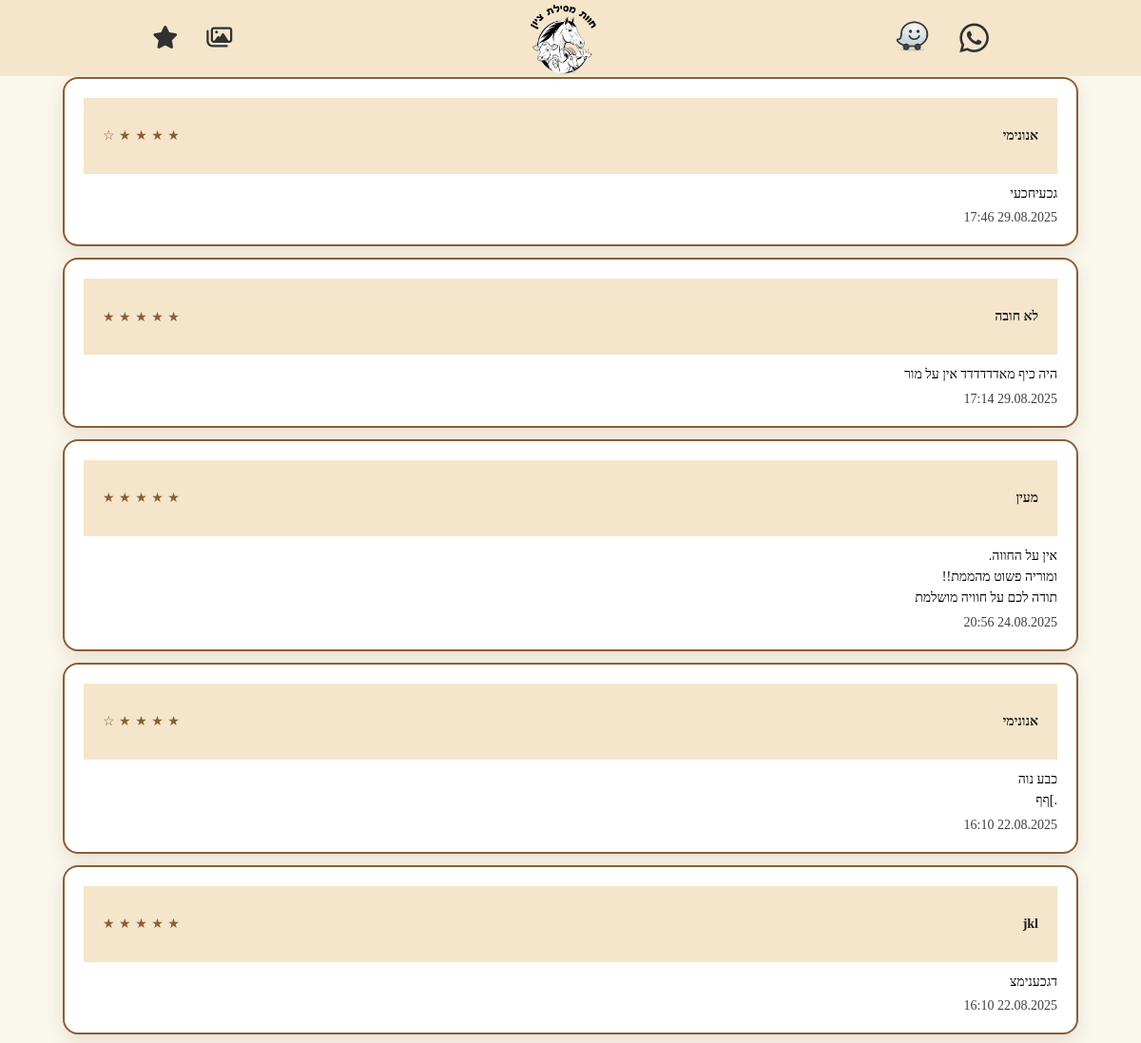
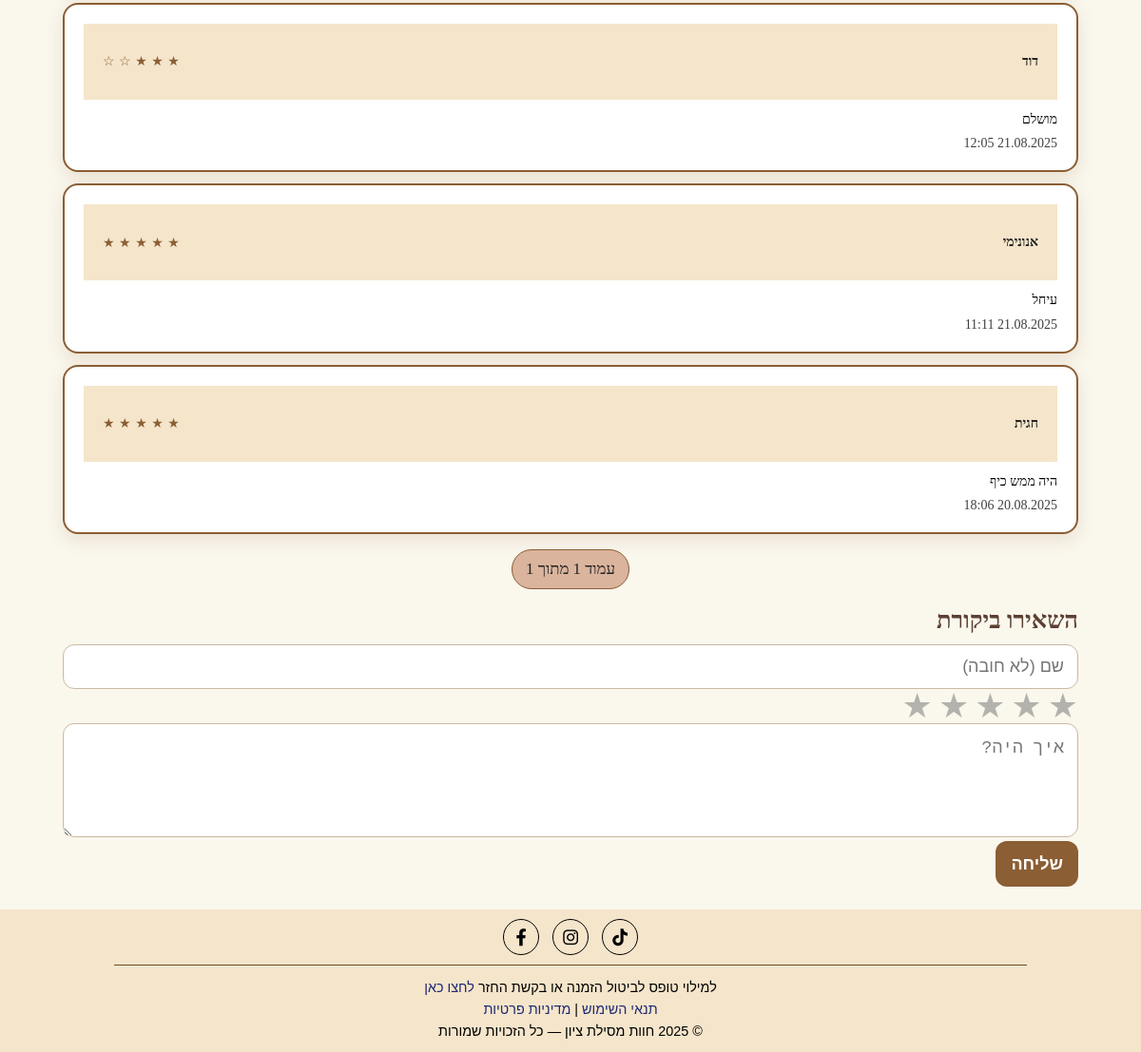
The app's page /reviews/ with its own data (2 pictures, top to bottom).
### homePage/models.py (models this page shows, shortened)
class SiteReview(models.Model):                               # מודל תגובה/דירוג לכל האתר
    name = models.CharField("שם", max_length=80, blank=True)
    rating = models.PositiveSmallIntegerField("דירוג", validators=[MinValueValidator(1), MaxValueValidator(5)])
    comment = models.TextField("תגובה", blank=True)
    created_at = models.DateTimeField("נוצר ב-", auto_now_add=True)      # נוצר ב־save הראשון
    updated_at = models.DateTimeField("עודכן ב-", auto_now=True)          # מתעדכן בכל save
    class Meta:
        ordering = ['-created_at']                            # תציגו מהחדש לישן
        indexes = [models.Index(fields=['created_at'])]
        verbose_name = "ביקורת"
        verbose_name_plural = "ביקורות"

### homePage/views.py (the view)
# urls.py: path('reviews/', views.site_reviews, name='site_reviews'),
@require_http_methods(["GET", "POST"])
def site_reviews(request):
    focus_rating_error = False  # <- דגל לגלילה
    if request.method == "POST":
        form = SiteReviewForm(request.POST)
        if form.is_valid():
            form.save()
            messages.success(request, "תודה! הביקורת נשמרה.")
            return redirect('site_reviews')
        else:
            if 'rating' in form.errors:
                focus_rating_error = True
            else:
                messages.error(request, "יש בעיה בפרטים. נסי שוב.")
    else:
        form = SiteReviewForm()
    qs = SiteReview.objects.order_by('-created_at')
    paginator = Paginator(qs, 10)
    page_obj = paginator.get_page(request.GET.get('page'))
    agg = qs.aggregate(avg=Avg('rating'))
    return render(request, "homePage/site_reviews.html", {
        "reviews": page_obj.object_list,
        "page_obj": page_obj,
        "rating_avg": agg['avg'] or 0,
        "rating_count": qs.count(),
        "form": form,
        "focus_rating_error": focus_rating_error,  # <- לדף
    })

### homePage/forms.py (shortened to what this page needs)
class SiteReviewForm(forms.ModelForm):
    website = forms.CharField(required=False, widget=forms.HiddenInput)  # honeypot נסתר
    rating = forms.IntegerField(
        required=True,
        min_value=1, max_value=5,
        error_messages={
            "required": "יש לדרג  לפני השליחה",
            "min_value": "הדירוג חייב להיות לפחות 1.",
            "max_value": "הדירוג לא יכול להיות מעל 5.",
        }
    )
    class Meta:
        model  = SiteReview
        fields = ['name', 'rating', 'comment']           # שימי לב: אין email
        labels = {'name': 'שם', 'rating': 'דירוג', 'comment': 'תגובה'}
        widgets = {'comment': forms.Textarea(attrs={'rows': 3, 'placeholder': 'איך היה? 🙂'})}

### homePage/templates/homePage/site_reviews.html (shortened to what this page needs)
{% extends "homePage/base.html" %}
{% load static %}
{% block extra_css %}
<link rel="stylesheet" href="{% static 'homePage/reviews_page.css' %}">
{% endblock %}
{% block content %}
<main class="reviews-wrap">
  <div class="reviews-header">
    {% if rating_count %}
      <h2 class="rating-title">
        דירוג: <span class="avg">{{ rating_avg|floatformat:1 }}</span>
        <span class="star" aria-hidden="true">★</span>
        <span class="count">({{ rating_count }} ביקורות)</span>
      </h2>
    {% else %}
      <h2 class="rating-title">עדיין אין ביקורות — תהיו הראשונים!</h2>
    {% endif %}
  </div>
  <section class="reviews-grid">
    {% for r in reviews %}
      <article class="review-card">
        <header class="review-head">
          <strong class="review-who">{{ r.name|default:"אנונימי" }}</strong>
          <span class="stars" aria-label="{{ r.rating }} כוכבים">
            {% for i in "12345" %}
              {% if forloop.counter <= r.rating %}★{% else %}☆{% endif %}
            {% endfor %}
          </span>
        </header>
        {% if r.comment %}
          <p class="review-comment">{{ r.comment|linebreaksbr }}</p>
        {% endif %}
        <small class="review-ts">{{ r.created_at|date:"d.m.Y H:i" }}</small>
      </article>
    {% empty %}
      <p>אין עדיין ביקורות.</p>
    {% endfor %}
  </section>
  {% if page_obj %}
    <div class="pagination">
      <span class="current">עמוד {{ page_obj.number }} מתוך {{ page_obj.paginator.num_pages }}</span>
    </div>
  {% endif %}
  <div id="sms_review">
      <section class="review-form">
        <h3>השאירו ביקורת</h3>
        <form method="post" action="{% url 'site_reviews' %}#review-form-bottom" novalidate>
          <input type="text" name="name" placeholder="שם (לא חובה)"
                 value="{{ form.name.value|default_if_none:'' }}">
          <div class="stars-input">
            {% for val in '5,4,3,2,1'|cut:',' %}
              <label for="star{{ val }}" title="{{ val }} כוכבים">★</label>
            {% endfor %}
          </div>
          <textarea name="comment" rows="3" placeholder="איך היה?">{{ form.comment.value|default_if_none:'' }}</textarea>
          <button type="submit">שליחה</button>
        </form>
      </section>
  </div>
</main>
{% endblock %}

### homePage/static/homePage/base.css (style rules this page uses)
:root { --main-color: #704a22; --main-emerald: #fcfad4; --main-bright: #f5e5cb; --main-muted:#6b786f; --main-border:#faf0dc; --main-bor-der:#faf0dc; --main-white:#faf7f2; --main-background: #faf7ed; }
header { height: 80px; width: 100%; margin: 0; padding: 0 20px; display: flex; background-color: var(--main-bright); justify-content: space-around; position: sticky; top: 0; left: 0; right: 0; z-index: 10000; box-sizing: border-box; }
html, body { min-height: 100dvh; }
body { margin: 0; padding: 0; background: var(--main-background)!important; }

### records on screen
SiteReview: name "אנונימי", rating 4 (drawn), comment "גכעיחכעי", created_at "29.08.2025 17:46"
SiteReview: name "לא חובה", rating 5 (drawn), comment "היה כיף מאדדדדדד אין על מור", created_at "29.08.2025 17:14"
SiteReview: name "מעין", rating 5 (drawn), comment "אין על החווה. ומוריה פשוט מהממת!! תודה לכם על חוויה מושלמת", created_at "24.08.2025 20:56"
SiteReview: name "אנונימי", rating 4 (drawn), comment "כבע נוה .]ףף", created_at "22.08.2025 16:10"
SiteReview: name "jkl", rating 5 (drawn), comment "דגכענימצ", created_at "22.08.2025 16:10"
SiteReview: name "דוד", rating 3 (drawn), comment "מושלם", created_at "21.08.2025 12:05"
SiteReview: name "אנונימי", rating 5 (drawn), comment "עיחל", created_at "21.08.2025 11:11"
SiteReview: name "חגית", rating 5 (drawn), comment "היה ממש כיף", created_at "20.08.2025 18:06"

### other values on screen
{{ page_obj.paginator.num_pages }} "1"
